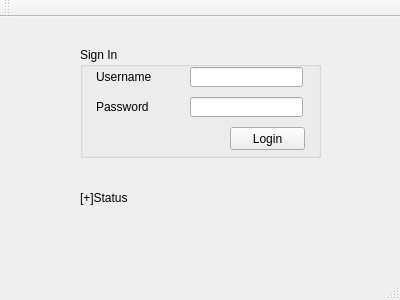
<?xml version="1.0" encoding="UTF-8"?>
<ui version="4.0">
 <class>LoginWindow</class>
 <widget class="QMainWindow" name="LoginWindow">
  <property name="geometry">
   <rect>
    <x>0</x>
    <y>0</y>
    <width>400</width>
    <height>300</height>
   </rect>
  </property>
  <property name="windowTitle">
   <string>LoginWindow</string>
  </property>
  <widget class="QWidget" name="centralWidget">
   <widget class="QLabel" name="label_status">
    <property name="geometry">
     <rect>
      <x>80</x>
      <y>170</y>
      <width>81</width>
      <height>21</height>
     </rect>
    </property>
    <property name="text">
     <string>[+]Status</string>
    </property>
   </widget>
   <widget class="QGroupBox" name="groupBox">
    <property name="geometry">
     <rect>
      <x>80</x>
      <y>30</y>
      <width>241</width>
      <height>111</height>
     </rect>
    </property>
    <property name="title">
     <string>Sign In</string>
    </property>
    <widget class="QPushButton" name="pushButton">
     <property name="geometry">
      <rect>
       <x>150</x>
       <y>80</y>
       <width>75</width>
       <height>23</height>
      </rect>
     </property>
     <property name="text">
      <string>Login</string>
     </property>
    </widget>
    <widget class="QLineEdit" name="lineEdit_username">
     <property name="geometry">
      <rect>
       <x>110</x>
       <y>20</y>
       <width>113</width>
       <height>20</height>
      </rect>
     </property>
    </widget>
    <widget class="QLineEdit" name="lineEdit_password">
     <property name="geometry">
      <rect>
       <x>110</x>
       <y>50</y>
       <width>113</width>
       <height>20</height>
      </rect>
     </property>
     <property name="echoMode">
      <enum>QLineEdit::Password</enum>
     </property>
    </widget>
    <widget class="QLabel" name="label_2">
     <property name="geometry">
      <rect>
       <x>16</x>
       <y>20</y>
       <width>61</width>
       <height>20</height>
      </rect>
     </property>
     <property name="text">
      <string>Username</string>
     </property>
    </widget>
    <widget class="QLabel" name="label_3">
     <property name="geometry">
      <rect>
       <x>16</x>
       <y>50</y>
       <width>61</width>
       <height>20</height>
      </rect>
     </property>
     <property name="text">
      <string>Password</string>
     </property>
    </widget>
   </widget>
  </widget>
  <widget class="QMenuBar" name="menuBar">
   <property name="geometry">
    <rect>
     <x>0</x>
     <y>0</y>
     <width>400</width>
     <height>21</height>
    </rect>
   </property>
  </widget>
  <widget class="QToolBar" name="mainToolBar">
   <attribute name="toolBarArea">
    <enum>TopToolBarArea</enum>
   </attribute>
   <attribute name="toolBarBreak">
    <bool>false</bool>
   </attribute>
  </widget>
  <widget class="QStatusBar" name="statusBar"/>
 </widget>
 <layoutdefault spacing="6" margin="11"/>
 <resources/>
 <connections>
  <connection>
   <sender>lineEdit_password</sender>
   <signal>returnPressed()</signal>
   <receiver>pushButton</receiver>
   <slot>click()</slot>
   <hints>
    <hint type="sourcelabel">
     <x>257</x>
     <y>122</y>
    </hint>
    <hint type="destinationlabel">
     <x>260</x>
     <y>162</y>
    </hint>
   </hints>
  </connection>
  <connection>
   <sender>lineEdit_username</sender>
   <signal>returnPressed()</signal>
   <receiver>pushButton</receiver>
   <slot>click()</slot>
   <hints>
    <hint type="sourcelabel">
     <x>235</x>
     <y>98</y>
    </hint>
    <hint type="destinationlabel">
     <x>242</x>
     <y>164</y>
    </hint>
   </hints>
  </connection>
 </connections>
</ui>
